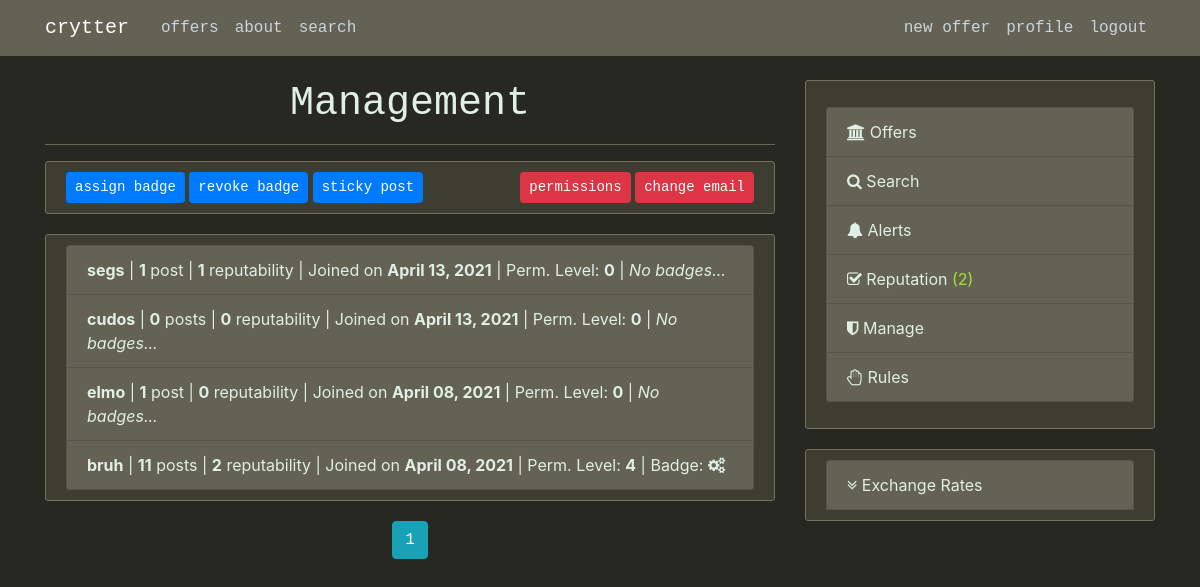
The app's page /manage (signed in), older data.
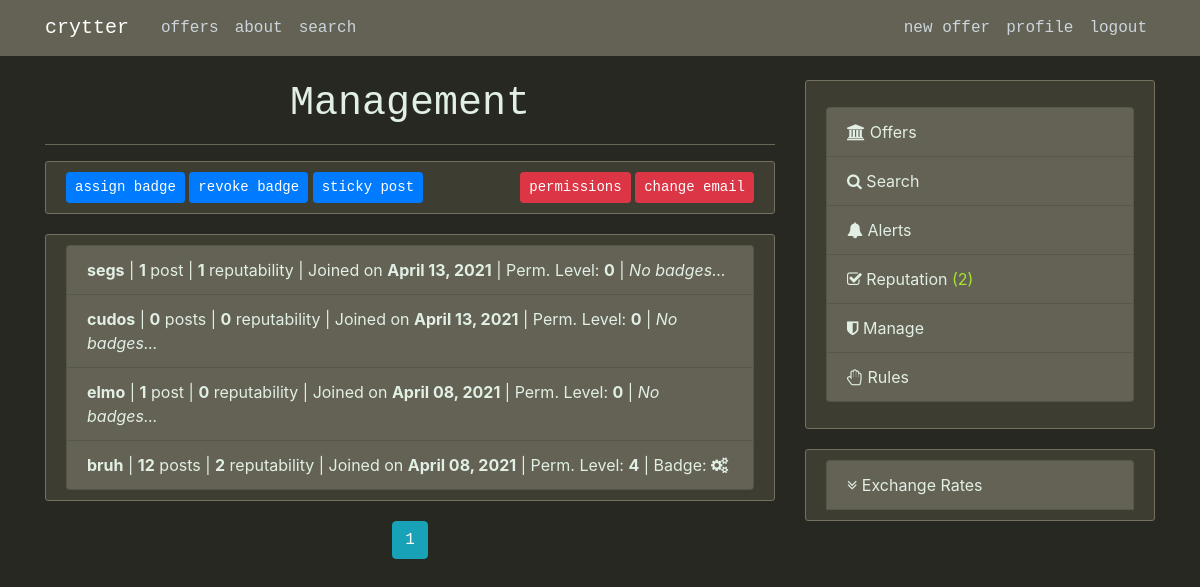
The same page, newer data.
### crytter/models.py (models this page shows, shortened)
class User(db.Model, UserMixin):
	id = db.Column(db.Integer, primary_key=True)
	username = db.Column(db.String(32), unique=True, nullable=False)
	email = db.Column(db.String(256), unique=True, nullable=False)
	rating = db.Column(db.Integer, nullable=False, default=0)
	rateBar = db.Column(db.String, nullable=False, default='<a class="mr-1 btn btn-secondary btn-xs" >New User</a>')
	date_joined = db.Column(db.DateTime, nullable=False, default=datetime.utcnow)
	biography = db.Column(db.Text, nullable=False, default='')
	image_file = db.Column(db.String, nullable=False, default='default.jpg')
	password = db.Column(db.String(60), nullable=False)
	permission_level = db.Column(db.Integer, nullable=False, default=0)
	last_search = db.Column(db.String(128), nullable=False, default='')
	posts = db.relationship('Post', backref='author', lazy=True)
	comments = db.relationship('Comment', backref='author', lazy=True)
	badges = db.relationship('Badge', backref='bearer', lazy=True)
	alerts = db.relationship('Alert', backref='assoc_user', lazy=True)
	ratesOfOthers = db.relationship('Rating', backref='rater', foreign_keys=[Rating.rater_id], lazy=True)
	ratingsByOthers = db.relationship('Rating', backref='ratee', foreign_keys=[Rating.ratee_id], lazy=True)

class Badge(db.Model):
	id = db.Column(db.Integer, primary_key=True)
	name = db.Column(db.String, nullable=False)
	html = db.Column(db.String, nullable=False)
	user_id = db.Column(db.Integer, db.ForeignKey('user.id'), nullable=False)
	date_recieved = db.Column(db.DateTime, nullable=False, default=datetime.utcnow)

### crytter/main/routes.py (the view, shortened to what this page needs)
@main.route('/manage', methods=['GET', 'POST'])
def admin():
	if not current_user.is_authenticated or current_user.permission_level < 3:
		abort(404)
	badgeform = AssignBadgeForm()
	revokebadgeform = RevokeBadgeForm()
	permform = PermissionsForm()
	emailform = ChangeEmailForm()
	stickyform = StickyPostForm()
	isAdmin = False
	if current_user.permission_level == 5: isAdmin = True;
	page = request.args.get('page', 1, type=int)
	users = User.query.order_by(User.date_joined.desc()).paginate(page=page, per_page=20)
	if request.method == 'POST': return redirect(url_for('main.admin'))
	return render_template('admin.html', title='admin', users=users, badgeform=badgeform, revokebadgeform=revokebadgeform, permform=permform, emailform=emailform, stickyform=stickyform)

### crytter/models.py (called while the page is built)
@login_manager.user_loader
def load_user(user_id):
	return User.query.get(int(user_id))

### crytter/templates/admin.html (shortened to what this page needs)
{% extends 'layout.html' %}
{% block content %}
	<center><h1>Management</h1></center>
	<hr>
	<div class="content-section">
			<button class='btn btn-primary btn-sm' data-toggle="modal" data-target="#badgeModal">assign badge</button>
			<button class='btn btn-primary btn-sm' data-toggle="modal" data-target="#revokeBadgeModal">revoke badge</button>
			<button class='btn btn-primary btn-sm' data-toggle="modal" data-target="#stickyPostModal">sticky post</button>
		<div style="float:right;">
			<button class='btn btn-danger btn-sm' data-toggle="modal" data-target="#permissionsModal">permissions</button>
			<button class='btn btn-danger btn-sm' data-toggle="modal" data-target="#changeEmailModal">change email</button>
		</div>
	</div>
<div class="content-section">
 <ul class="list-group">
 	{% for user in users.items %}
    <li class="list-group-item list-group-item-light"><a class='article-title' href='{{ url_for("users.userpage", username=user.username) }}'><b>{{user.username}}</b></a> | <b>{{ user.posts|length }}</b> {% if user.posts|length == 1 %} post {% else %} posts {% endif %} | <b>{{ user.rating }}</b> reputability | Joined on <b>{{ user.date_joined.strftime('%B %d, %Y') }}</b> | Perm. Level: <b>{{ user.permission_level }}</b> |
    	{% if user.badges %}
    	Badge{% if user.badges|length != 1 %}s{% endif %}:
    	{% for badge in user.badges %}
			<span title="{{ badge.name }}" class="{{ badge.html }}"></span>
	    {% endfor %}
	    {% else %}
	    <i>No badges...</i>
	    {% endif %}
	</li>
    {% endfor %}
</ul>
</div>
<center>
{% for page_num in users.iter_pages(left_edge=1, right_edge=1, left_current=1, right_current=2) %}
	{% if page_num %}
		{% if users.page == page_num %}
		<a class="btn btn-info mb-4" href="{{ url_for('main.admin', page=page_num) }}">{{ page_num }}</a>
		{% else %}
		<a class="btn btn-outline-info mb-4" href="{{ url_for('main.admin', page=page_num) }}">{{ page_num }}</a>
		{% endif %}
	{% else %}
		...
	{% endif %}
	{% endfor %}
</center>
{% endblock content %}

### crytter/templates/layout.html (shortened to what this page needs)
<!DOCTYPE html>
<html lang="en">
<head>
    <link rel="stylesheet" href="https://stackpath.bootstrapcdn.com/bootstrap/4.5.0/css/bootstrap.min.css">
    <link rel="stylesheet" type="text/css" href="{{ url_for('static', filename='main.css') }}">
    <link href="https://maxcdn.bootstrapcdn.com/font-awesome/4.7.0/css/font-awesome.min.css" rel="stylesheet">
</head>
<body>
	<header class="site-header">
	  <nav class="navbar navbar-expand-md navbar-dark bg-steel fixed-top">
	    <div class="container">
	      <a class="navbar-brand mr-4" href="/">crytter</a>
	      <div class="collapse navbar-collapse" id="navbarToggle">
	        <div class="navbar-nav mr-auto">
	          <a class="nav-item nav-link" href="{{ url_for('main.home') }}">offers</a>
	          <a class="nav-item nav-link" href="{{ url_for('main.about') }}">about</a>
	          <a class="nav-item nav-link" href="{{ url_for('main.search') }}">search</a>
	        </div>
	        <div class="navbar-nav">
	        {% if current_user.is_authenticated %}
	        <a class="nav-item nav-link" href="{{ url_for('posts.new_post') }}">new offer</a>
	        <a class="nav-item nav-link" href="{{ url_for('users.userpage', username=current_user.username) }}">profile</a>
	        <a class="nav-item nav-link" href="{{ url_for('users.logout') }}">logout</a>
	        {% else %}
	          <a class="nav-item nav-link" href="{{ url_for('users.login') }}">login</a>
	          <a class="nav-item nav-link" href="{{ url_for('users.register') }}">register</a>
	        {% endif %}
	        </div>
	      </div>
	    </div>
	  </nav>
	</header>
	<main role="main" class="container">
	  <div class="row">
	    <div class="col-md-8">
	      {% block content %}{% endblock %}
	    </div>
	    <div class="col-md-4">
	      <div class="content-section">
	      	{% if current_user.is_authenticated %}
	        <p class='text-muted'>
	          <ul class="list-group">
	            <li class="list-group-item list-group-item-light"><a href="{{ url_for('main.home') }}"><span class="fa fa-bank"></span> Offers</a></li>
	            <li class="list-group-item list-group-item-light"><a href="{{ url_for('main.search') }}"><span class="fa fa-search"></span> Search</a></li>
	            <li class="list-group-item list-group-item-light"><a href="{{ url_for('users.alerts') }}"><span class="fa fa-bell"></span> Alerts </a></li>
	            <li class="list-group-item list-group-item-light"><a href="{{ url_for('users.ratings', username=current_user.username) }}"><span class="fa fa-check-square-o"></span> Reputation <span class="{{ 'red' if current_user.rating < 0 else 'green'}}">({{ current_user.rating }})</span></li></a>
	            {% if current_user.permission_level > 2%}<li class="list-group-item list-group-item-light"><a href="{{ url_for('main.admin') }}"><span class="fa fa-shield"></span> Manage</a></li>{% endif %}
	            <li class="list-group-item list-group-item-light"><a href="{{ url_for('main.help', topic='rules') }}"><span class="fa fa-hand-paper-o"></span> Rules</a></li>
	          </ul>
	        </p>
	        {% endif %}
	      </div>
		      <div class="row-md-4">
			      <div class="content-section">
			          <ul class="list-group">
			          	<li class="list-group-item list-group-item-light"><a data-toggle="collapse" href="#currencyList" role="button" aria-expanded="false" aria-controls="currencyList" onclick="e = document.getElementById('down-arrow'); if(getCookie('currencyDropdown') == 'true'){e.classList.remove('fa-angle-double-up'); e.classList.add('fa-angle-double-down'); setCookie('currencyDropdown', false, 3650);}else{e.classList.remove('fa-angle-double-down'); e.classList.add('fa-angle-double-up'); setCookie('currencyDropdown', true, 3650);}"><span id="down-arrow" class="fa fa-angle-double-down"></span> Exchange Rates</a></li>
			          </ul>
		     	 </div>
		    </div>
	    </div>
	  </div>
	</main>
</body>
</html>

### crytter/static/main.css (style rules this page uses)
body { background: #272822; color: #ffffff; margin-top: 5rem; word-break: break-word; }
h1, h2, h3, h4, h5, h6 { color: #e1efe4; font-family: menlo, consolas, monospace; }
hr { background-color: #75715e; }
.green { color: #a6e22e; }
.list-group-item-light { background-color: #636255; color: #e1efe4; }
.btn { font-family: menlo, consolas, monospace; }
.bg-steel { background-color: #636255; font-family: menlo, consolas, monospace; }
.text-muted { color: #e6db74!important; }
a { color: inherit; text-decoration: inherit; }
.site-header .navbar-nav .nav-link { color: #cbd5db; }
.content-section { background: #3e3d32; color: #e1efe4; padding: 10px 20px; border: 1px solid #75715e; border-radius: 3px; margin-bottom: 20px; }

Row changes from the older to the newer data that the page shows:
changed User "bruh": posts|length "11" → "12"
